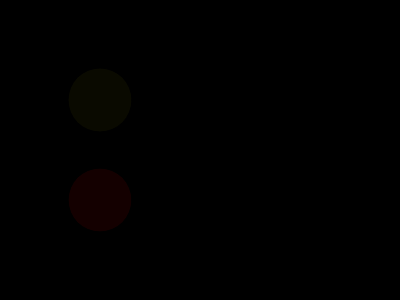
Frame 1 (no input)
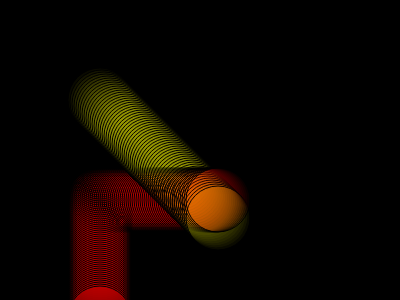
Frame 60 (no input)
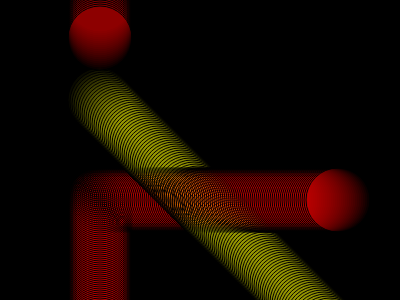
Frame 120 (the mouse pressed at the canvas centre since frame 60)

The p5.js sketch that drew these frames (run headless with seeded random() and noise() and a simulated clock; from frame 60 on, the mouse is pressed at the canvas centre):

// p5.js sketch
// ── sketch.js
// https://editor.p5js.org/jht1493/sketches/sPa32siCE
// circle func

let acircle = {
  x: 100,
  y: 100,
  c: [255, 0, 0, 10], // [red,green,blue,alpha],
  sx: 2,
  sy: 2
};

let bcircle = {
  x: 100,
  y: 200,
  // c: [255,0,0,10]
  c: 'yellow',
  sx: 0,
  sy: 2
};

let ccircle = {
  x: 100,
  y: 200,
  c: [255,0,0,10],
  // c: 'red',
  sx: 2,
  sy: 0
};

function setup() {
  createCanvas(400, 300);
  background(0);
  // noStroke()
  // picking random colors for a set 
  let r = color(255,0,0,10)
  let g = color(0, 255, 0, 10)
  let y = color(255, 255, 0, 10)
  acircle.c = random([r,g,y,y,y])
  bcircle.c = random([r,g,y])
}

function draw() {
  drawCircle(acircle);
  drawCircle(bcircle);
  drawCircle(ccircle);
}

function drawCircle(circle1) {
  fill(circle1.c);
  circle(circle1.x, circle1.y, 64);
  circle1.x = (circle1.x + circle1.sx) % width;
  circle1.y = (circle1.y + circle1.sy) % width;
}

// https://editor.p5js.org/jht1493/sketches/LpHeTo9Hl
// circleX circleY

// function mousePressed() {
//   circleX = 0;
// }

// Make Your Own (Make Your Own Variable)
// Code! Programming with p5.js
// The Coding Train / Daniel Shiffman
// https://thecodingtrain.com/beginners/p5js/2.2-make-your-own.html
// https://youtu.be/dRhXIIFp-ys

// Make Your Own Variable: https://editor.p5js.org/codingtrain/sketches/xPXNdPy17
// Growing Circle Exercise: https://editor.p5js.org/codingtrain/sketches/ehbMJ-otC
